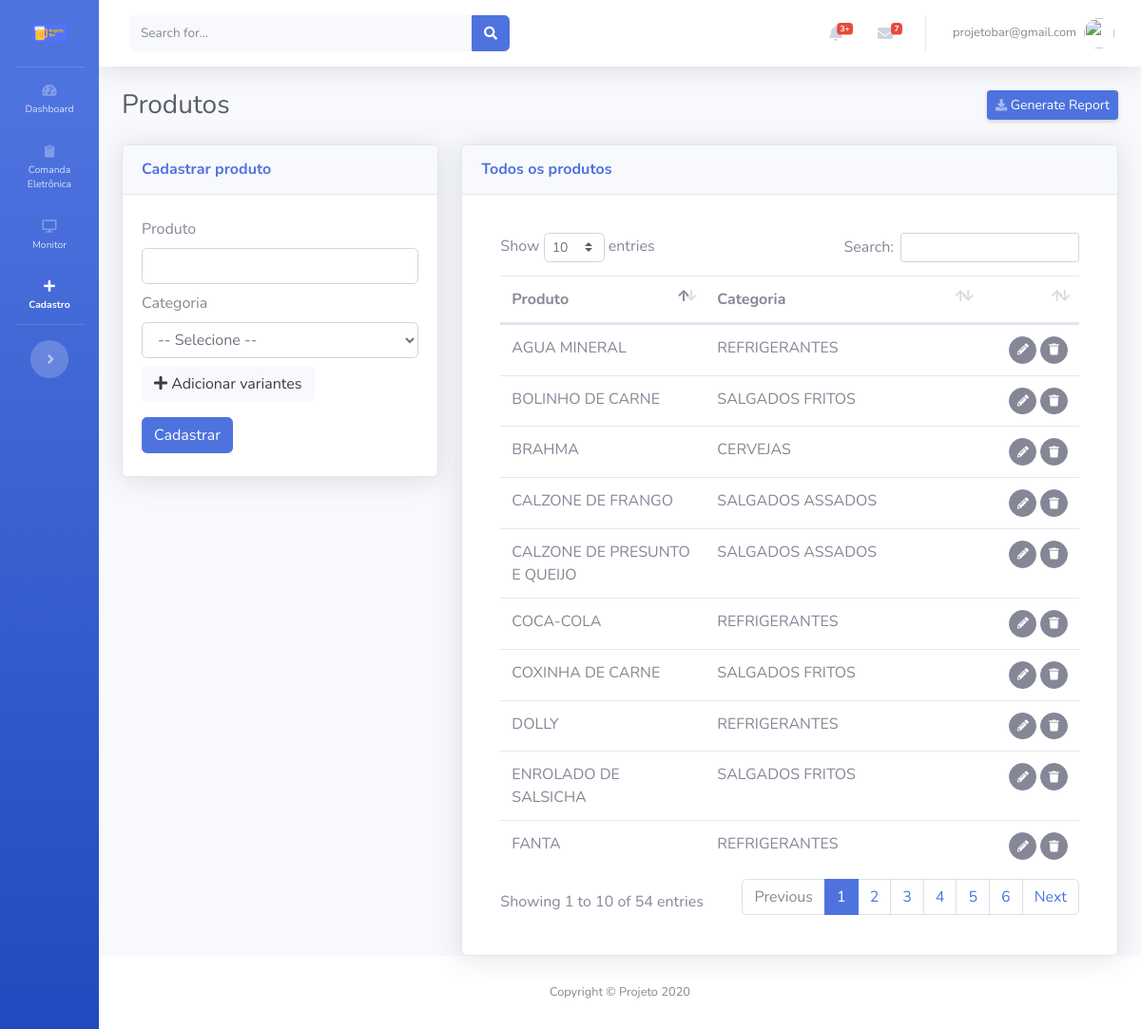
Page /views/produtos/Cadastrar.php (signed in) on the committed database.
### tables this page shows
CREATE TABLE IF NOT EXISTS `produtos` (
  `id` int(11) NOT NULL AUTO_INCREMENT,
  `produto` varchar(200) NOT NULL,
  `categoria` int(11) NOT NULL COMMENT 'FK',
  `usuario` int(11) NOT NULL COMMENT 'FK',
  `cadastro` datetime NOT NULL,
  `modificado` datetime NOT NULL,
  PRIMARY KEY (`id`)
);

CREATE TABLE IF NOT EXISTS `categorias` (
  `id` int(11) NOT NULL AUTO_INCREMENT,
  `categoria` varchar(200) NOT NULL,
  `icone` varchar(255) NOT NULL,
  `usuario` int(11) NOT NULL COMMENT 'FK',
  `cadastro` datetime NOT NULL,
  `modificado` datetime NOT NULL,
  PRIMARY KEY (`id`)
);

### views/produtos/templates/FormularioExibir.php (the view, shortened to what this page needs)
<div class="card shadow mb-12" id="cardFormularioExibir" style="display:none;">
  <div class="card-header py-3">
    <h6 class="m-0 font-weight-bold text-primary">Todos os produtos</h6>
  </div>
  <div class="card-body">
    <?php
    $sql="
    SELECT
    a.id,
    a.produto,
    b.categoria
    FROM produtos a
    LEFT JOIN categorias b on (a.categoria=b.id) order by produto ASC";
    if ($result=mysqli_query($conecta,$sql))
    {
      ?>
      <div class="card-body">
        <div class="table-responsive">
          <table class="table cell-border table-hover" id="dataTable" width="100%" cellspacing="0">
            <thead>
              <tr>
                <th>Produto</th>
                <th>Categoria</th>
                <th></th>
              </tr>
            </thead>
            <tfoot>
              <tbody>
                <?php
                while ($row=mysqli_fetch_assoc($result))
                {
                 ?>
                 <tr>
                  <td><?php echo $row['produto'];?></td>
                  <td><?php echo $row['categoria'];?></td>
                  <td align="right">
                    <span id="acoes">
                      <button class="btn btn-secondary btn-circle btn-sm botaoEditarProdutoTransicao" idproduto="<?=$row['id']?>">
                        <i class="fas fa-pencil-alt"></i></button>
                        <button class="btn btn-secondary btn-circle btn-sm botaoExcluirProdutoTransicao" data-toggle="modal" data-target="#modalExcluirProduto" idproduto="<?=$row['id']?>"> <i class="fas fa-trash"></i>
                        </span>
                      </td>
                    </tr>
                    <?php
                  }
                  ?>
                </tbody>
              </table>
            </div>
          </div>
          <?php
        }
        ?>
      </div>
    </div>

### rows in the picture
produtos: produto "AGUA MINERAL", categorias.categoria "REFRIGERANTES"
produtos: produto "BOLINHO DE CARNE", categorias.categoria "SALGADOS FRITOS"
produtos: produto "BRAHMA", categorias.categoria "CERVEJAS"
produtos: produto "CALZONE DE FRANGO", categorias.categoria "SALGADOS ASSADOS"
produtos: produto "CALZONE DE PRESUNTO E QUEIJO", categorias.categoria "SALGADOS ASSADOS"
produtos: produto "COCA-COLA", categorias.categoria "REFRIGERANTES"
produtos: produto "COXINHA DE CARNE", categorias.categoria "SALGADOS FRITOS"
produtos: produto "DOLLY", categorias.categoria "REFRIGERANTES"
produtos: produto "ENROLADO DE SALSICHA", categorias.categoria "SALGADOS FRITOS"
produtos: produto "FANTA", categorias.categoria "REFRIGERANTES"

### other values in the picture
$_SESSION['login'.$app_token] "projetobar@gmail.com"
$app_page_name "Produtos"
$app_name "Projeto"
